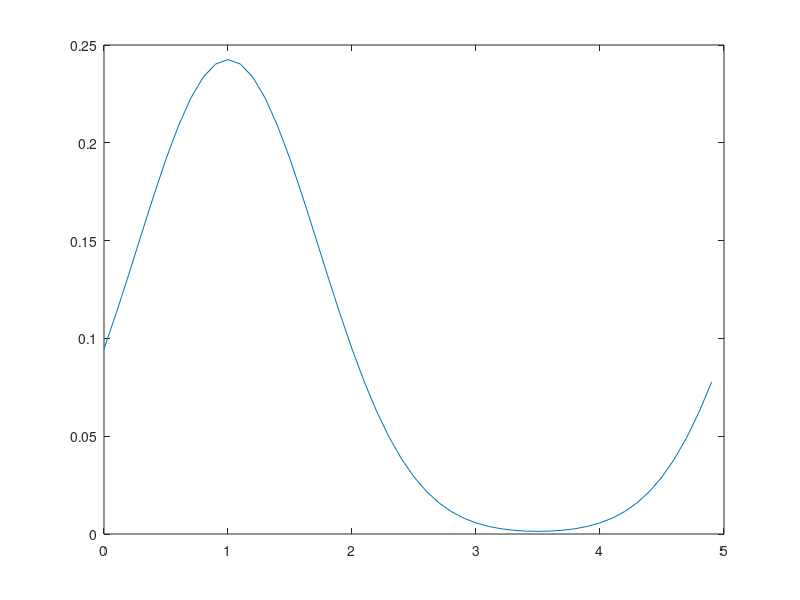
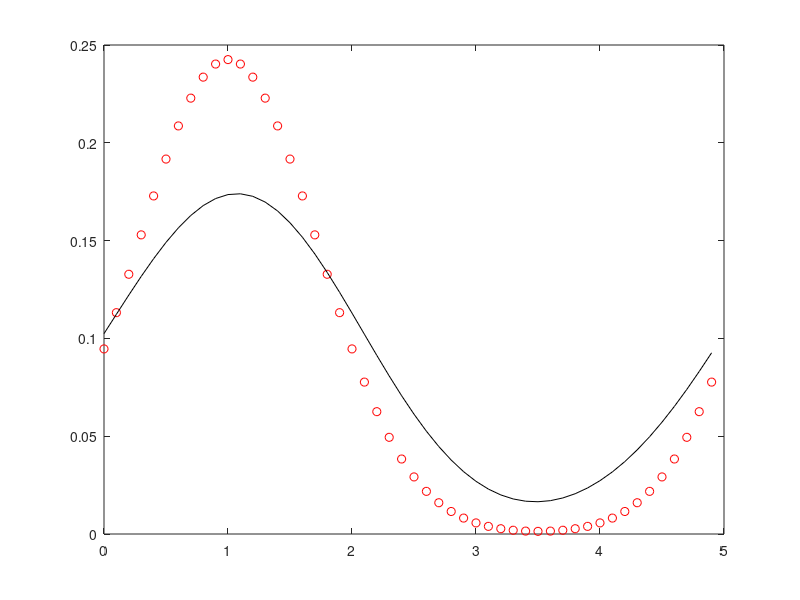

Write the MATLAB code that produced these figures, in order.
clear all
close all
clc
format long

% ===='advection:explicit upwind'====
% ===='defusion:explicit euler'====
L=5;
N=50;
dx=L/N;
x=[0:dx:L-dx]';
T=5;
M=100;
dt=T/M;
t=[0:dt:T]';

%%exact solution
c0=@(x) exp(-((x-L/5)/(L/20)).^2);
ni=0.05;
a=1;
y0=c0(x);
c0hat=fft(y0);
k=[0,1:N/2,-N/2+1:-1]';
omegak=2*pi*k./L;
alfak=-a.*(j).*omegak+ni.*(j).^2.*omegak.^2;
chatk=exp(alfak*T).*c0hat;
y_exact=ifft(chatk);

figure(1)
plot(x,real(y_exact))

%%numerical solution
mi=ni*(dt/dx^2);
A1=(1-2*mi)*ones(1,length(x));
A2=mi*ones(1,length(x)-1);
A_EE=diag(A1)+diag(A2,1)+diag(A2,-1);
A_EE(1,end)=mi;
A_EE(end,1)=mi;
lambda=a*(dt/dx);
A3=(1-lambda)*ones(1,length(x));
A4=(lambda)*ones(1,length(x)-1);
A_Up=diag(A3)+diag(A4,-1);
A_Up(1,end)=lambda;
c_old=y0;
for i=1:length(t)-1
    c_new=A_EE*c_old+A_Up*A_Up*c_old;
    c_new=c_new-c_old;
    c_old=c_new;
end

figure(2)
plot(x,real(y_exact),'ro',x,c_new,'k')
  
